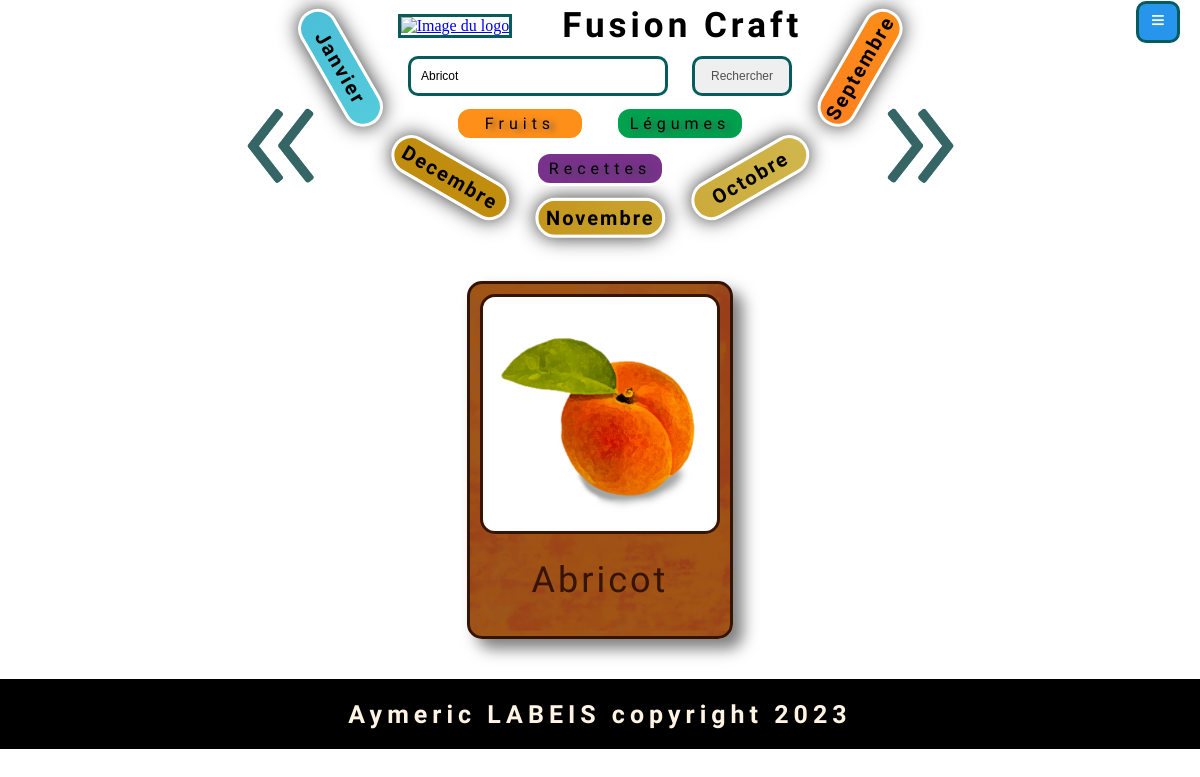
/index.php?carte=Abricot, run on the app's committed database.
### tables this page shows
CREATE TABLE IF NOT EXISTS `fruits_legumes` (
  `id_fruits_legumes` int NOT NULL AUTO_INCREMENT,
  `libelle` varchar(50) NOT NULL,
  `img` varchar(50) NOT NULL,
  `img_dispo` varchar(50) NOT NULL,
  `prix` float NOT NULL,
  `kilo_piece` varchar(20) NOT NULL,
  `vitamines` varchar(250) NOT NULL,
  `mineraux` varchar(250) NOT NULL,
  `type` varchar(20) NOT NULL,
  `id_users` bigint UNSIGNED NOT NULL,
  PRIMARY KEY (`id_fruits_legumes`),
  KEY `FK_FL_USERS` (`id_users`)
);

### index.php (the view, shortened to what this page needs)
<?php declare(strict_types=1);
$pdo = new PDO('mysql:host=localhost;dbname=projet_fl', 'root', '');
$moisIndex = date('n');
$query = 'SELECT flm.id_fruits_legumes, fl.libelle, fl.img, fl.img_dispo, fl.prix, fl.kilo_piece ,fl.vitamines, fl.mineraux
          FROM fruits_legumes_mois as flm
          INNER JOIN fruits_legumes as fl ON fl.id_fruits_legumes = flm.id_fruits_legumes
          WHERE id_mois = :moisIndex
          ORDER BY fl.libelle ASC';
$fruit_legume = $pdo->prepare($query);
$fruit_legume->bindParam(':moisIndex', $moisIndex, PDO::PARAM_INT);
$fruit_legume->execute();
$fruits_legumes = $fruit_legume->fetchAll(PDO::FETCH_ASSOC);
if (isset($_GET['carte'])) {
  $query = 'SELECT * FROM fruits_legumes WHERE libelle LIKE :searchTerm
  ORDER BY libelle ASC';
  $fruit_legume = $pdo->prepare($query);
  $searchTerm = '%' . $_GET['carte'] . '%';
  $fruit_legume->bindParam(':searchTerm', $searchTerm, PDO::PARAM_STR);
  $fruit_legume->execute();
  $fruits_legumes = $fruit_legume->fetchAll(PDO::FETCH_ASSOC);
}
?>
<!DOCTYPE html >
<html lang="fr-FR">
<head>
    <link rel="stylesheet" href="style.css">
</head>
<body>
  <header>
    <div class="logo_title">
      <a  href="index.php" id="InitialMonth"><img class= "logo" src="ressources/logo2.png" alt="Image du logo"></a>
      <h1 class="titre">Fusion Craft</h1>
    </div>
  </header>
  <nav>
     <div class="menu">
      <div class ="recherche_FL">
       <form class="formSearch" method="get">
        <input type="text" name="carte" placeholder="Rechercher un fruit ou un légume" value="<?= htmlspecialchars($_GET['carte'] ?? '') ?>">
        <button type="submit" class="rechercher">Rechercher</button>
       </form>
    <button class="btn_compte" onclick=" myAccount()">≡</button>
   </div>
      <form class="formFL"  method="post">
       <div class ="button_FL">
        <button type="submit" class="flecheG" name="FL" value="month-1"onclick="rotateRoue(-30)"></button>
        <button type="submit" id="btnFLR" class="button_F" name="F_L" value="Fruit">Fruits</button>
        <button type="submit" id="btnFLR" class="button_L" name="F_L" value="Legume">Légumes</button>
        <button type="submit" class="flecheD" name="FL" value="month+1" onclick="rotateRoue(30)"></button>
       </div>
      </form>
       <div class ="button_Recettes">
      <a href="Recettes.php" id="btnFLR" class="btn_Recettes" >Recettes</a>
       </div>
       <div class="RoueSelect" id="moisRoue">
        <button class="buttonR janvier" value="01" draggable="true" ondragstart="dragStart(event)"><h2>Janvier</h2></button>
        <button class="buttonR septembre" value="09" draggable="true" ondragstart="dragStart(event)"><h2>Septembre</h2></button>
        <button class="buttonR octobre" value="10" draggable="true" ondragstart="dragStart(event)"><h2>Octobre</h2></button>
        <button class="buttonR novembre" value="11" draggable="true" ondragstart="dragStart(event)"><h2>Novembre</h2></button>
        <button class="buttonR decembre" value="12" draggable="true" ondragstart="dragStart(event)"><h2>Decembre</h2></button>
      </div>
      </div>
  </nav>
   <div class="container_carte" >
   <?php if (empty($fruits_legumes)) : ?>
  <h3>Aucune carte de fruit ou de légume trouvée</h3>
    <?php else : ?>
   <?php foreach($fruits_legumes as $fruit_legume): ?>
    <div class="carte">
      <div class="double-face">
          <div class="face">
              <img src="ressources/FL/<?= $fruit_legume['img']?>" alt="<?= $fruit_legume['img']?>">
              <h2><?= $fruit_legume['libelle']?></h2>
          </div>
          <div class="arriere">
            <div class="carte_info">
              <div class="info">
                <h4><?= $fruit_legume['prix']?><?= $fruit_legume['kilo_piece']?></h4>
              </div>
              <div class="info">
                <h3>Vitamines:</h3>
                <p><?= $fruit_legume['vitamines']?></p>
              </div>
              <div class="info">
                <h3>Mineraux:</h3>
                <p> <?= $fruit_legume['mineraux']?></p>
              </div>
              </div>
            <a href="recettes.php?carte=<?=$fruit_legume['libelle']?>">Idée Recette</a>
          </div>
      </div>
     </div>
      <?php endforeach ?>
      <?php endif; ?>
   </div>
    <footer class="footerDesktop">
       <h2>Aymeric LABEIS copyright 2023</h2>
    </footer>
</body>
</html>

### data on the page
fruits_legumes: img (picture), libelle "Abricot"
